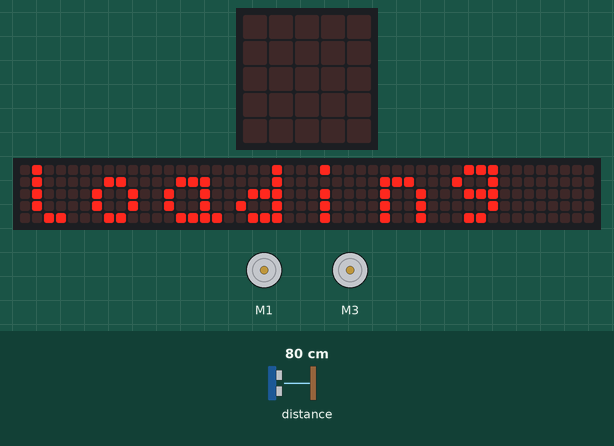
Recording of a program running on a simulated BBC micro:bit (MakeCode). Parts: the board's 5×5 LED display, a strip that is not on the board, showing the scrolling text unrolled, 2 × DC motor (green arrow = forward, orange = backward, longer = faster). The test bench sets the inputs (shaded band); at power-on: distance to the obstacle 80 cm. The 48×5 strip is a reading aid, not a part: it shows the text the display is scrolling, unrolled, one strip-width of it at a time.

Above: at 6.8 s.
12.7 s: distance to the obstacle set to 20 cm
14.2 s: distance to the obstacle set to 16 cm
At 14.5 s:
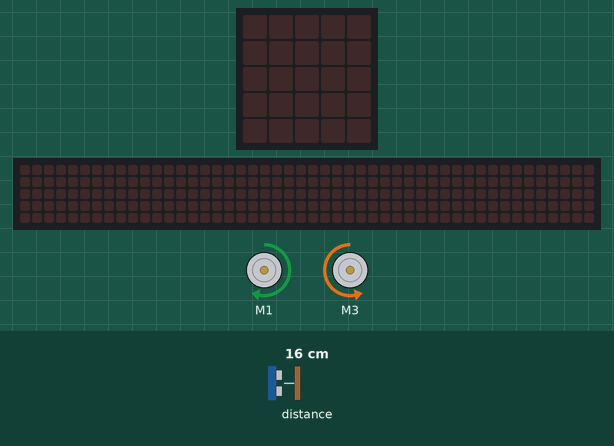
15.7 s: distance to the obstacle set to 35 cm
At 17.3 s:
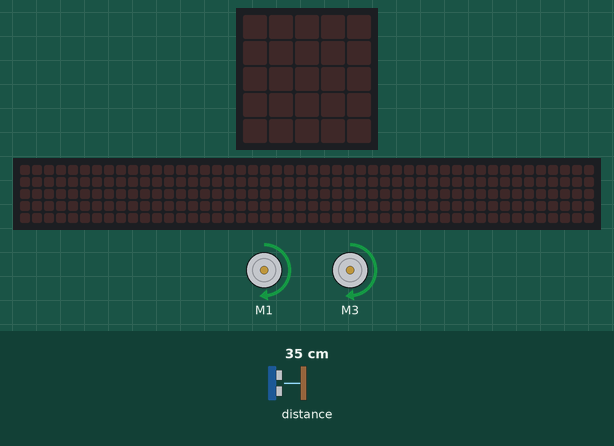
Timing chart, 0 to 18.8 s (numbered marks = the images above; inputs shaded):
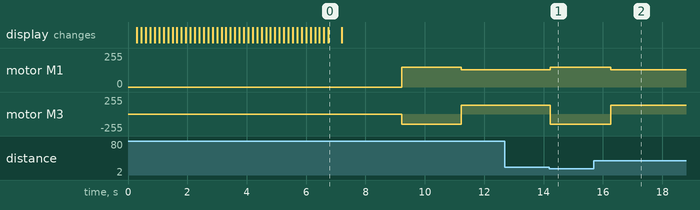

Measured:
- the behaviour switches between 19 and 18 cm on distance to the obstacle (found by bisection; images 0 and 1)
- after the input at 12.7 s, every drawn part: stays the same
- after the input at 14.2 s, motor M1: forward 130/255 → forward 150/255 at once; motor M3: forward 130/255 → backward 150/255 at once
- after the input at 15.7 s, motor M1: forward 150/255 → forward 130/255 after 0.56 s; motor M3: backward 150/255 → forward 130/255 after 0.56 s
- what the display in image 0 shows lasts 0.4 s, from 6.8 s to 7.2 s

The program:

main.ts
```typescript
let dist3 = 0
let dist2 = 0
let dist1 = 0
basic.showString("loading")
basic.pause(2000)
basic.forever(function () {
    if (dist1 <= 18 && dist2 <= 18) {
        robotbit.MotorRun(robotbit.Motors.M1A, 150)
        robotbit.MotorRun(robotbit.Motors.M2A, -150)
        basic.pause(2000)
    } else if (dist2 <= 18 && dist3 <= 18) {
        robotbit.MotorRun(robotbit.Motors.M1A, 150)
        robotbit.MotorRun(robotbit.Motors.M2A, -150)
        basic.pause(2000)
    } else if (dist1 <= 12) {
        robotbit.MotorRun(robotbit.Motors.M1A, -150)
        robotbit.MotorRun(robotbit.Motors.M2A, 150)
        basic.pause(1000)
    } else if (dist3 <= 12) {
        robotbit.MotorRun(robotbit.Motors.M1A, 150)
        robotbit.MotorRun(robotbit.Motors.M2A, -150)
        basic.pause(1000)
    } else {
        robotbit.MotorRun(robotbit.Motors.M1A, 130)
        robotbit.MotorRun(robotbit.Motors.M2A, 130)
    }
})
basic.forever(function () {
    dist1 = sonar.ping(
    DigitalPin.P12,
    DigitalPin.P13,
    PingUnit.Centimeters
    )
    dist2 = sonar.ping(
    DigitalPin.P14,
    DigitalPin.P15,
    PingUnit.Centimeters
    )
    dist3 = sonar.ping(
    DigitalPin.P0,
    DigitalPin.P1,
    PingUnit.Centimeters
    )
})
```

test.ts
```typescript
// 在這裡測試；當此封包作為擴充功能時，將不會編譯此內容。
```
